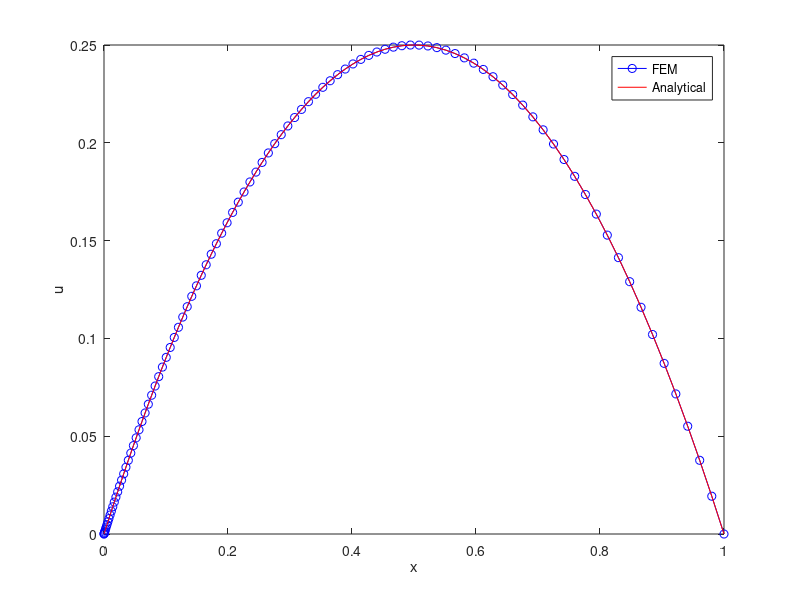

Write the MATLAB code that produced this figure.
%hw3_3d
close all
m = 100;
%h = 1./(m+1);
A = zeros(m,m);
x = (0:m+1)/(m+1);
x = x.^2;
 for i=1:m
     A(i,i) = 1/(x(i+1) - x(i)) + 1/(x(i+2) - x(i+1)) ...
                + (x(i+1)^3 - x(i)^3)/3/(x(i+1) - x(i))^2 ...
                + (x(i+2)^3 - x(i+1)^3)/3/(x(i+2) - x(i+1))^2;
     if i<m
         A(i,i+1) = -1/(x(i+2) - x(i+1)) - ...
         (x(i+2)^3 - x(i+1)^3)/3/(x(i+2) - x(i+1))^2;
         A(i+1,i) = A(i,i+1);
     end
 end
 %A(m,m-1) = A(m-1,m);
 f = zeros(m,1);
 for i=1:m
     f(i) = -2/(x(i+1) - x(i))*(3/4*(x(i+1)^4 - x(i)^4) ...
     - (x(i) + 1/3)*(x(i+1)^3 - x(i)^3) ...
            + 1/2*(x(i+1)^2 - x(i)^2)*(x(i) + 1) - (x(i+1) - x(i))*x(i));
     f(i) = f(i) - 2/(x(i+2) - x(i+1))*((x(i+2) ...
     + 1/3)*(x(i+2)^3 - x(i+1)^3) - 3/4*(x(i+2)^4 ...
     - x(i+1)^4) - 1/2*(x(i+2)+1)*(x(i+2)^2 - x(i+1)^2) ...
 + (x(i+2) -x(i+1))*x(i+2));
 end
 
 u = -A\f;
 utrue = x.*(1-x); utrue = utrue';
 err = norm(u - utrue(2:m+1));
 close all
 plot(x, [0; u; 0], 'bo-')
 hold on
 plot(x, utrue, 'r-')
 legend('FEM', 'Analytical')
 xlabel('x')
 ylabel('u')
 disp(err)